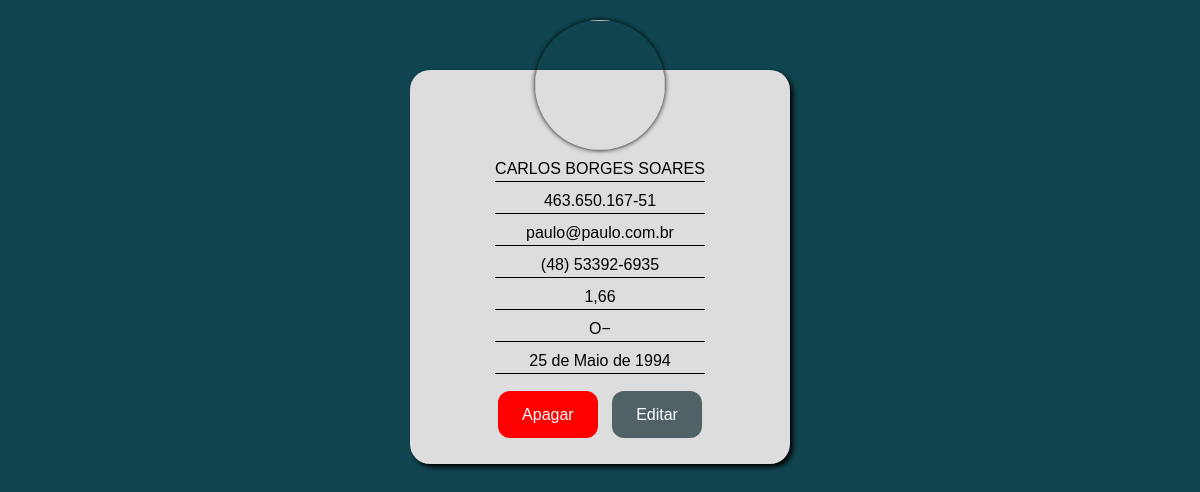
Page /detalhes/3 on the committed database.
### contatos/models.py (models this page shows, shortened)
class Contatos(models.Model):
    usuario = models.ForeignKey(User, on_delete=models.CASCADE)
    nome = models.CharField(max_length=255)
    imagem = models.ImageField(blank=True)
    cpf = models.CharField(max_length=14)
    email = models.EmailField()
    telefone = models.CharField(max_length=20)
    altura = models.DecimalField(max_digits=3, decimal_places=2, blank=True)
    descricao = models.TextField()
    data_nascimento = models.DateField()
    ativo = models.BooleanField()
    class Meta:
        verbose_name_plural = 'Contatos'

### contatos/views.py (the view)
# urls.py: path('detalhes/<int:id>', views.detalhes, name='detalhes'),
def detalhes(request, id):
    contato = get_object_or_404(Contatos, id=id)
    return render(request, 'pages/detalhes.html', {'contato':contato})

### contatos/templates/pages/detalhes.html (shortened to what this page needs)
{% load static %}
<!DOCTYPE html>
<html lang="en">
<head>
    <link rel="stylesheet" href="{% static 'style.css' %}">
</head>
<body>
    <main>
        <div class="card">
            <div class="profile">
                {% if contato.imagem %}
                    <img src="{{ contato.imagem.url }}" alt="">
                {% else %}
                    <img src="https://www.ferramentastenace.com.br/wp-content/uploads/2017/11/sem-foto.jpg" alt="">
                {% endif %}
                </div>
            <div class="info">
                <p>{{contato.nome}}</p>
                <p>{{contato.cpf}}</p>
                <p>{{contato.email}}</p>
                <p>{{contato.telefone}}</p>
                <p>{{contato.altura}}</p>
                <div class="description">
                    <p>{{contato.descricao}}</p>
                </div>
                <p>{{contato.data_nascimento}}</p>
            </div>
            <div class="btn">
                <a href="{% url 'deletar' contato.id %}">Apagar</a>
                <a href="{% url 'editar' contato.id %}">Editar</a>
            </div>
        </div>
    </main>
</body>
</html>

### templates/static/style.css (style rules this page uses)
* { margin:0; padding: 0; box-sizing: border-box; font-family: Verdana, Geneva, Tahoma, sans-serif; text-decoration: none; }
body { background-color: #10454f; }
.card { position: relative; max-width: 380px; padding: 85px 20px; width: 90%; margin: 70px auto; background-color: #ddd; border-radius: 20px; box-shadow: 3px 3px 5px black; display: flex; flex-direction: column; align-items: center; }
.info { display: flex; flex-direction: column; justify-content: space-evenly; text-align: center; }
.description { max-height: 200px; overflow-y: auto; }
.info > p, .description { margin: 5px 0; border-bottom: 1.5px solid black; padding-bottom: 3px; }
.profile { border-radius: 50%; overflow: hidden; width: 130px; height: 130px; position: absolute; top: -50px; box-shadow: 0 0 5px black; }
.profile > img { width: 100%; height: 100%; }
.btn { position: absolute; bottom: 40px; }
.btn > a { background-color: red; padding: 15px 24px; color: white; border-radius: 12px; margin: 0 5px; }
.btn > a:nth-child(2) { background-color: #506266;; }

### rows in the picture
Contatos: nome "CARLOS BORGES SOARES", cpf "463.650.167-51", email "paulo@paulo.com.br", telefone "(48) 53392-6935", altura "1,66", descricao "O−", data_nascimento "25 de Maio de 1994"
